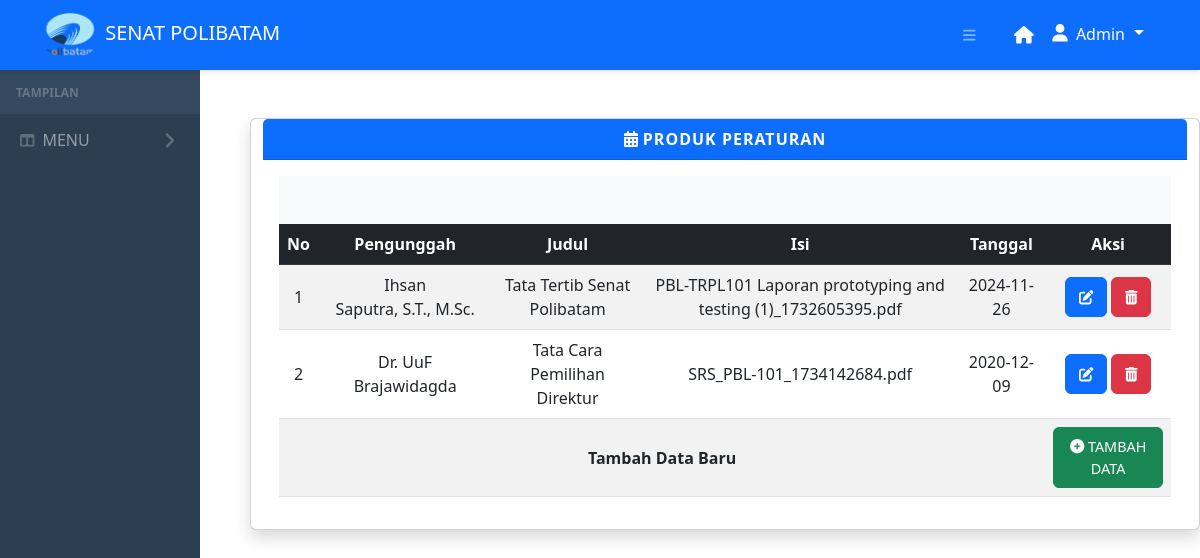
Screenshot of /dashboard/produk.php (signed in) with the database file from the repository.
### tables this page shows
CREATE TABLE `produk` (
    `id` int(11) AUTO_INCREMENT,
    `judul` varchar(30),
    `isi` text,
    `tanggal` date,
    `p_unggah` int(11),
    PRIMARY KEY (id),
    FOREIGN KEY (p_unggah) REFERENCES struktur(Id_struktur)
);

CREATE TABLE `struktur` (
    `Id_struktur` int(11) AUTO_INCREMENT,
    `jabatan` varchar(50),
    `nama` varchar(100),
    `Email` varchar(100),
    PRIMARY KEY (Id_struktur)
);

### dashboard/produk.php (the view, shortened to what this page needs)
<?php
if (isset($_SESSION['id_senat']) && isset($_SESSION['email'])){
require('db.php');
?>
<!DOCTYPE html>
<html lang="en">
    <head>
        <link href="https://cdn.jsdelivr.net/npm/simple-datatables@7.1.2/dist/style.min.css" rel="stylesheet" />
        <link href="css/styles.css" rel="stylesheet" />
    </head>
    <body class="sb-nav-fixed">
    <nav class="sb-topnav navbar navbar-expand navbar-dark bg-primary">
    <a class="navbar-brand ps-3" href="index.php">
        <img src="logo_polibatam.png" width="60" class="logo">
        SENAT POLIBATAM
    </a>
<div class="ms-auto d-flex align-items-center">
    <button class="btn btn-link btn-sm me-3" id="sidebarToggle">
        <i class="fas fa-bars"></i>
    </button>
</div>
<ul class="navbar-nav ms-auto ms-md-0 me-3 me-lg-4">
    <li class="nav-item">
        <a class="nav-link" href="index.php">
            <i class="fas fa-home"></i>
        </a>
    </li>
    <li class="nav-item dropdown">
        <a class="nav-link dropdown-toggle" id="navbarDropdown" href="#" role="button" data-bs-toggle="dropdown" aria-expanded="false">
            <i class="fas fa-user fa-fw"></i>
            <span class="user-name">Admin</span>
        </a>
    </li>
</ul>
</nav>
</body>
        <div id="layoutSidenav">
    <div id="layoutSidenav_nav">
        <nav class="sb-sidenav accordion sb-sidenav-dark" id="sidenavAccordion">
            <div class="sb-sidenav-menu">
                <div class="nav">
                    <div class="sb-sidenav-menu-heading text-uppercase">tampilan</div>
                    <a class="nav-link collapsed nav-link" href="index.php" data-bs-toggle="collapse" data-bs-target="#collapseLayouts" aria-expanded="false" aria-controls="collapseLayouts">
                        <div class="sb-nav-link-icon"><i class="fas fa-columns"></i></div>
                        MENU
                        <div class="sb-sidenav-collapse-arrow"><i class="fas fa-angle-down"></i></div>
                    </a>
                </div>
            </div>
        </nav>
    </div>
</div>
            <div id="layoutSidenav_content">
            <main>
    <div class="container my-5">
        <div class="row text-center mb-4">
            <div class="card shadow mb-4">
                <div class="card-header bg-primary text-white">
                    <i class="fas fa-calendar-alt"></i>
                    <b>PRODUK PERATURAN</b>
                </div>
                <div class="card-body">
                    <div class="table-responsive">
                        <table class="table table-striped table-hover text-center align-middle">
                            <thead class="table-dark">
                                <tr>
                                    <th>No</th>
                                    <th>Pengunggah</th>
                                    <th>Judul</th>
                                    <th>Isi</th>
                                    <th>Tanggal</th>
                                    <th>Aksi</th>
                                </tr>
                            </thead>
                            <tbody>
<?php
$sql = "SELECT produk.*, struktur.nama AS p_unggah
        FROM produk
        LEFT JOIN struktur ON produk.p_unggah = struktur.Id_struktur";
$result = $conn->query($sql);
$no = 1;
if ($result->num_rows > 0) {
    while ($row = $result->fetch_assoc()) {
        echo "<tr>";
                    echo "<td>" . $no++ . "</td>";
                    echo "<td>" . htmlspecialchars($row['p_unggah']) . "</td>";
                    echo "<td>" . htmlspecialchars($row['judul']) . "</td>";
                    echo "<td>" . htmlspecialchars($row['isi']) . "</td>";
                    echo "<td>" . htmlspecialchars($row['tanggal']) . "</td>";
                    echo "<td>
                           <button
                    type='button'
                    class='btn btn-primary edit-button'
                    data-id='" . $row['id'] . "'
                    data-kegiatan='" . htmlspecialchars($row['p_unggah']) . "'
                    data-judul='" . htmlspecialchars($row['judul']) . "'
                    data-isi='" . htmlspecialchars($row['isi']) . "'
                    data-tanggal='" . htmlspecialchars($row['tanggal']) . "'
                    data-bs-toggle='modal'
                    data-bs-target='#editModal'>
                    <i class='fa-solid fa-pen-to-square'></i>
                </button>
                </a>
               <button type='button' class='btn btn-danger' data-bs-toggle='modal' data-bs-target='#confirmDeleteModal' data-id='" . $row['id'] . "'>
                    <i class='fa-solid fa-trash-can'></i>
                </button>
                          </td>";
                    echo "</tr>";
                }
            } else {
                echo "<tr><td colspan='6'>Tidak ada data</td></tr>";
            }
            echo "<tr>";
echo "<td colspan='5' class='text-center'><strong>Tambah Data Baru</strong></td>";
echo "<td>
        <button class='btn btn-success' data-bs-toggle='modal' data-bs-target='#addModal'>
            <i class='fa-solid fa-circle-plus'></i> TAMBAH DATA
        </button>
      </td>";
echo "</tr>";
            ?>
        </tbody>
        <footer class="py-4 bg-light mt-auto">
            </div>
        </div>
    </div>
</body>
</html>
<?php
} else{
    header("Location: ../login.php");
    exit();
}
?>

### dashboard/produk.php (style rules this page uses)
.navbar-brand .logo { border-radius: 50%; transition: transform 0.3s ease; }
.navbar { padding: 0.8rem 1.5rem; background-color: #007BFF; box-shadow: 0 2px 4px rgba(0, 0, 0, 0.1); }
.nav-link { font-size: 1.1rem; font-weight: 600; color: white; transition: all 0.3s ease; }
.user-name { font-size: 1rem; font-weight: 500; color: #fff; }
.nav-item.dropdown a { padding: 10px 15px; }
.nav-item .nav-link { font-size: 1.1rem; font-weight: 600; color: white; transition: all 0.3s ease; }
.sb-sidenav-dark { background-color: #2C3E50; color: #ECF0F1; }
.sb-sidenav { width: 200px; }
#layoutSidenav_content { padding-left: 250px; }
.sb-sidenav-menu-heading { font-size: 1.1rem; font-weight: bold; padding: 10px 15px; background-color: #34495E; color: #BDC3C7; }
.nav-link { padding: 12px 20px; font-size: 1rem; font-weight: 500; color: #BDC3C7; transition: all 0.3s ease; }
.sb-nav-link-icon { margin-right: 10px; color: #BDC3C7; }
.nav-link .sb-nav-link-icon { font-size: 1.2rem; }
.sb-sidenav-collapse-arrow { color: #BDC3C7; font-size: 1.2rem; }
#layoutSidenav_content { padding-top: 70px; }
#layoutSidenav_nav { height: 100%; }
.sb-topnav { height: 70px; position: fixed; width: 100%; z-index: 1000; }
body { margin: 0; padding: 0; display: flex; flex-direction: column; height: 100vh; }

### rows the page displays
produk: p_unggah.nama "Ihsan Saputra, S.T., M.Sc.", judul "Tata Tertib Senat Polibatam", isi "PBL-TRPL101 Laporan prototyping and testing (1)_1732605395.pdf", tanggal "2024-11-26"
produk: p_unggah.nama "Dr. UuF Brajawidagda", judul "Tata Cara Pemilihan Direktur", isi "SRS_PBL-101_1734142684.pdf", tanggal "2020-12-09"
